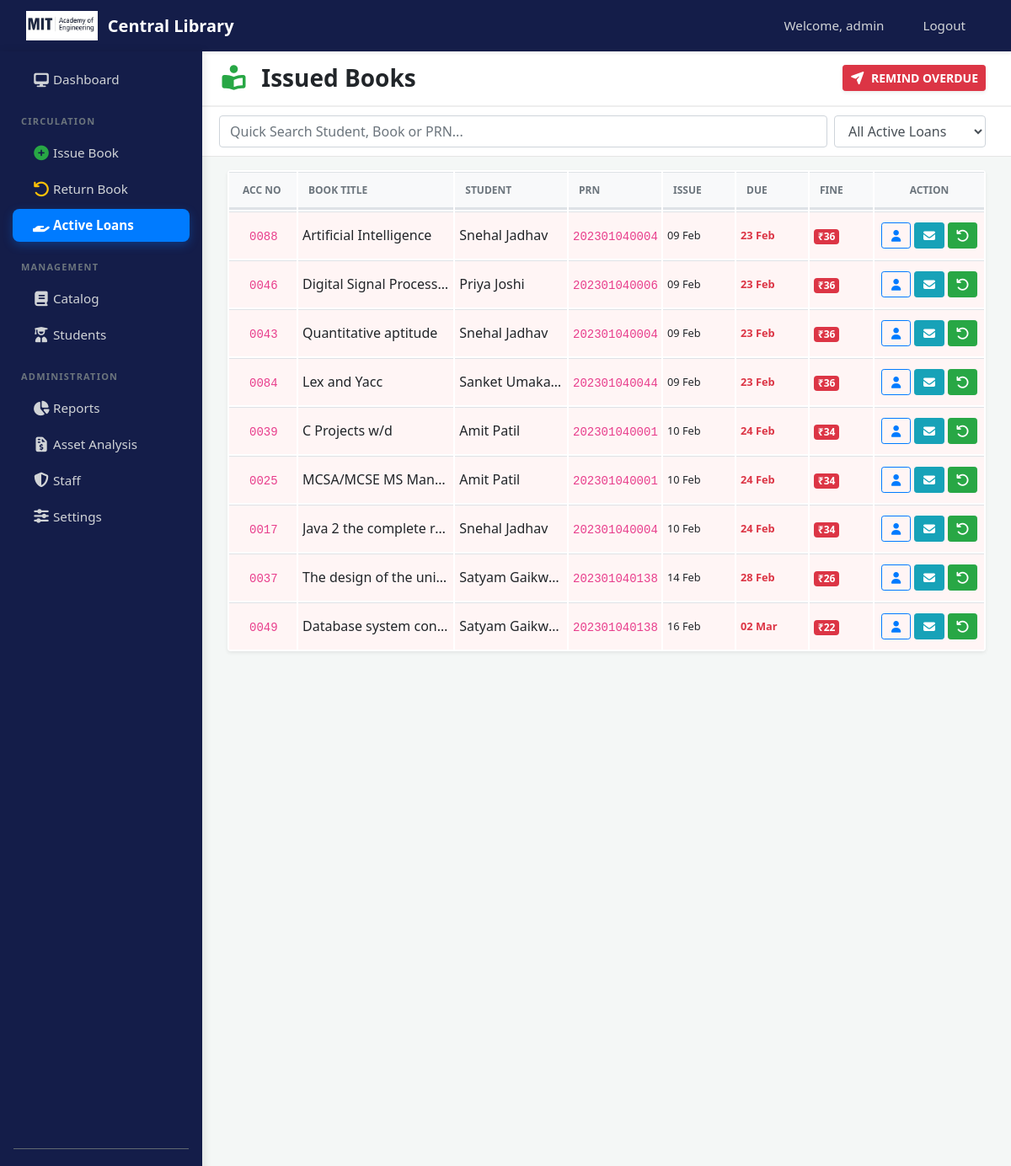
/admin/view-issued-books.php (signed in), run on the app's committed database.
### tables this page shows
CREATE TABLE `issued_books` (
  `id` int(11) NOT NULL,
  `accession_number` varchar(10) DEFAULT NULL,
  `prn` varchar(20) NOT NULL,
  `status` tinyint(1) NOT NULL COMMENT '1=Active/Issued, 0=Returned, 2=Lost/Damaged',
  `issue_date` datetime NOT NULL,
  `due_date` date DEFAULT NULL,
  `return_date` date DEFAULT NULL,
  `fine` int(11) DEFAULT 0
);

CREATE TABLE `books` (
  `accession_number` varchar(10) NOT NULL,
  `book_id` int(11) DEFAULT NULL,
  `title` varchar(255) DEFAULT NULL,
  `author` varchar(255) DEFAULT NULL,
  `publisher` varchar(255) DEFAULT NULL,
  `price` decimal(10,2) DEFAULT NULL,
  `entry_date` timestamp NOT NULL DEFAULT current_timestamp(),
  `status` tinyint(1) DEFAULT 1 COMMENT '1=Available, 0=Issued',
  `is_deleted` int(11) DEFAULT 0
);

CREATE TABLE `users` (
  `id` int(11) NOT NULL,
  `prn` varchar(20) NOT NULL,
  `name` varchar(50) NOT NULL,
  `email` varchar(100) NOT NULL,
  `password` varchar(255) NOT NULL,
  `mobile` varchar(15) NOT NULL,
  `branch` varchar(50) DEFAULT 'Computer Engineering',
  `division` char(1) DEFAULT NULL,
  `address` varchar(250) NOT NULL,
  `library_card_no` varchar(20) NOT NULL,
  `created_at` timestamp NOT NULL DEFAULT current_timestamp(),
  `updated_at` timestamp NOT NULL DEFAULT current_timestamp() ON UPDATE current_timestamp(),
  `reset_otp` varchar(10) DEFAULT NULL,
  `otp_expiry` datetime DEFAULT NULL
);

CREATE TABLE `settings` (
  `id` int(11) NOT NULL,
  `config_key` varchar(50) NOT NULL,
  `config_value` text NOT NULL
);

### admin/view-issued-books.php (the view, shortened to what this page needs)
<?php
require_once "../includes/header.php";
$set_res = mysqli_query($connection, "SELECT config_value FROM settings WHERE config_key = 'fine_rate'");
$fine_rate = mysqli_fetch_assoc($set_res)['config_value'] ?? 2;
?>
<div class="main-wrapper">
    <?php include "../sidebar.php"; ?>
    <div class="content-area">
        <div class="sticky-header d-flex justify-content-between align-items-center">
            <h3 class="m-0 font-weight-bold"><i class="fas fa-book-reader text-success mr-2"></i> Issued Books</h3>
            <form method="POST">
                <button type="submit" name="bulk_mail" class="btn btn-danger btn-sm shadow-sm font-weight-bold">
                    <i class="fas fa-paper-plane mr-1"></i> REMIND OVERDUE
                </button>
            </form>
        </div>
        <div class="fixed-search-bar">
            <div class="row no-gutters align-items-center">
                <div class="col">
                    <input type="text" id="issuedSearch" class="form-control" placeholder="Quick Search Student, Book or PRN...">
                </div>
                <div class="col-auto pl-2">
                    <select id="statusFilter" class="form-control" style="width: 180px;">
                        <option value="all">All Active Loans</option>
                    </select>
                </div>
            </div>
        </div>
        <div class="main-content">
            <div class="card shadow-sm border-0 mt-3">
                <div class="card-body p-0">
                    <table class="table table-hover mb-0" id="issuedTable">
                        <thead>
                            <tr class="text-uppercase text-muted">
                                <th class="pl-3">Acc No</th>
                                <th>Book Title</th>
                                <th>Student</th>
                                <th>PRN</th>
                                <th>Issue</th>
                                <th>Due</th>
                                <th>Fine</th>
                                <th class="text-center">Action</th>
                            </tr>
                        </thead>
                        <tbody>
                            <?php
                            $query = "SELECT ib.*, b.title, u.name as student_name FROM issued_books ib JOIN books b ON ib.accession_number = b.accession_number JOIN users u ON ib.prn = u.prn WHERE ib.status = 1 ORDER BY ib.due_date ASC";
                            $result = mysqli_query($connection, $query);
                            while ($row = mysqli_fetch_assoc($result)) {
                                $today = new DateTime(); $due = new DateTime($row['due_date']);
                                $is_overdue = ($today > $due);
                                $is_due_soon = (!$is_overdue && $today->diff($due)->days <= 2);
                                $row_class = $is_overdue ? 'overdue-row' : ($is_due_soon ? 'due-soon-row' : '');
                                $fine = $is_overdue ? ($due->diff($today)->days * $fine_rate) : 0;
                            ?>
                            <tr class="<?php echo $row_class; ?>">
                                <td class="pl-4"><code><?php echo $row['accession_number']; ?></code></td>
                                <td>
                                    <span class="expand-btn"><?php echo htmlspecialchars($row['title']); ?></span>
                                </td>
                                <td>
                                    <span class="expand-btn"><?php echo htmlspecialchars($row['student_name']); ?></span>
                                </td>
                                <td><code><?php echo $row['prn']; ?></code></td>
                                <td class="small nowrap"><?php echo date('d M', strtotime($row['issue_date'])); ?></td>
                                <td class="small nowrap font-weight-bold <?php echo $is_overdue ? 'text-danger' : ''; ?>">
                                    <?php echo date('d M', strtotime($row['due_date'])); ?>
                                </td>
                                <td><span class="badge <?php echo $is_overdue ? 'badge-danger' : 'badge-light border'; ?>">₹<?php echo $fine; ?></span></td>
                                <td class="text-center">
                                    <div class="d-flex justify-content-center">
                                        <a href="view-user-details.php?prn=<?php echo $row['prn']; ?>" class="btn btn-sm btn-outline-primary mr-1" title="Profile"><i class="fas fa-user"></i></a>
                                        <a href="view-issued-books.php?send_mail=<?php echo $row['id']; ?>" class="btn btn-sm btn-info mr-1" title="Mail"><i class="fas fa-envelope"></i></a>
                                        <a href="return-book.php?auto_accession=<?php echo $row['accession_number']; ?>" class="btn btn-sm btn-success" title="Return"><i class="fas fa-undo"></i></a>
                                    </div>
                                </td>
                            </tr>
                            <?php } ?>
                        </tbody>
                    </table>
                </div>
            </div>
        </div>
    </div>
</div>
<?php include "../includes/footer.php"; ?>

### includes/header.php (style rules this page uses)
body { background-color: #f4f7f6; font-family: 'Segoe UI', Tahoma, Geneva, Verdana, sans-serif; }
.main-content { margin-left: 240px; padding: 30px; }

### admin/view-issued-books.php (style rules this page uses)
html, body { height: 100vh; overflow: hidden; background-color: #f4f7f6; }
.main-wrapper { display: flex; height: 100vh; width: 100vw; }
.content-area { flex-grow: 1; display: flex; flex-direction: column; overflow: hidden; }
.sticky-header { background: white; border-bottom: 2px solid #eee; padding: 15px 30px; margin-left: 230px; flex-shrink: 0; }
.fixed-search-bar { background: white; border-bottom: 1px solid #e5e5e5; padding: 10px 30px; margin-left: 230px; }
.main-content { flex-grow: 1; overflow-y: auto; padding: 0 30px 100px 30px; position: relative; }
#issuedTable { table-layout: fixed; width: 100%; border-collapse: separate; }
#issuedTable th:nth-child(1) { width: 80px; }
#issuedTable th:nth-child(2) { width: 25%; }
#issuedTable th:nth-child(3) { width: 18%; }
#issuedTable th:nth-child(4) { width: 110px; }
#issuedTable th:nth-child(5) { width: 85px; }
#issuedTable th:nth-child(6) { width: 85px; }
#issuedTable th:nth-child(7) { width: 75px; }
#issuedTable th:nth-child(8) { width: 130px; }
#issuedTable td { vertical-align: middle; white-space: nowrap; position: relative; padding: 12px 5px; }
.expand-btn { display: block; overflow: hidden; text-overflow: ellipsis; cursor: pointer; color: inherit; text-decoration: none; }
#issuedTable thead th { position: sticky; top: 0; background: #f8f9fa!important; z-index: 10; box-shadow: inset 0 -1px 0 #dee2e6; font-size: 0.75rem; }
.overdue-row { background-color: #fff5f5 !important; border-left: 4px solid #dc3545; }
.nowrap { white-space: nowrap; }

### data on the page
issued_books: accession_number "0088", accession_number.title "Artificial Intelligence", users.name "Snehal Jadhav", prn "202301040004", issue_date "09 Feb", due_date "23 Feb", due_date.config_value "36"
issued_books: accession_number "0046", accession_number.title "Digital Signal Process…", users.name "Priya Joshi", prn "202301040006", issue_date "09 Feb", due_date "23 Feb", due_date.config_value "36"
issued_books: accession_number "0043", accession_number.title "Quantitative aptitude", users.name "Snehal Jadhav", prn "202301040004", issue_date "09 Feb", due_date "23 Feb", due_date.config_value "36"
issued_books: accession_number "0084", accession_number.title "Lex and Yacc", users.name "Sanket Umaka…", prn "202301040044", issue_date "09 Feb", due_date "23 Feb", due_date.config_value "36"
issued_books: accession_number "0039", accession_number.title "C Projects w/d", users.name "Amit Patil", prn "202301040001", issue_date "10 Feb", due_date "24 Feb", due_date.config_value "34"
issued_books: accession_number "0025", accession_number.title "MCSA/MCSE MS Man…", users.name "Amit Patil", prn "202301040001", issue_date "10 Feb", due_date "24 Feb", due_date.config_value "34"
issued_books: accession_number "0017", accession_number.title "Java 2 the complete r…", users.name "Snehal Jadhav", prn "202301040004", issue_date "10 Feb", due_date "24 Feb", due_date.config_value "34"
issued_books: accession_number "0037", accession_number.title "The design of the uni…", users.name "Satyam…", prn "202301040138", issue_date "14 Feb", due_date "28 Feb", due_date.config_value "26"
issued_books: accession_number "0049", accession_number.title "Database system con…", users.name "Satyam…", prn "202301040138", issue_date "16 Feb", due_date "02 Mar", due_date.config_value "22"

### other printed values
$_SESSION['username'] "admin"
